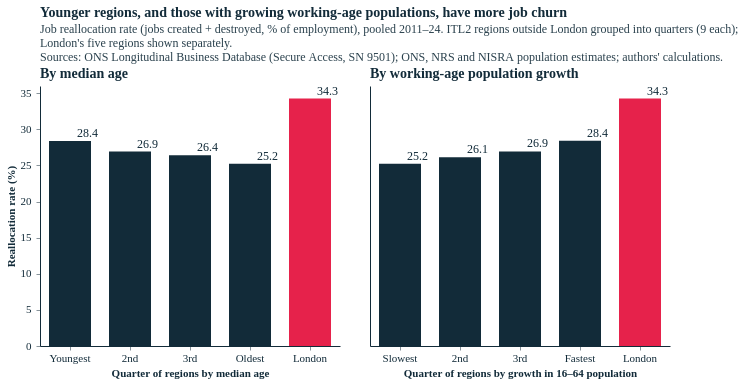

Notebook code cell kept with this figure:
### Markdown cell above
## 5. Slide charts

Three charts for a short slide sequence, kept light on method (details above):
1. **Younger regions, and those with growing working-age populations, churn more**: bars by quarter.
2. **...but age goes hand in hand with density: rural regions are older**: density vs median age, coloured by churn.
3. **Regions that aged faster tended to see bigger falls in churn**: region-level scatter, rise in median age vs % change in reallocation (2003–07 → 2020–24). Grouping into thirds hides this: the pattern is uneven, with the slow-ageing city regions falling least and the fast-ageing rural regions most. Checks (region level): slope −0.55 pp per year of age excl. London (p ≈ 0.03); stronger after controlling for starting churn; weaker without the three fastest-ageing regions.

**Combined alternative to slides 1–2:** one scatter, median age vs reallocation, coloured by density (`slide_1_2_age_density_churn`).

Groups are **quarters** (or thirds) of the non-London regions, with London shown separately; group rates come from **summed counts**.

### Code cell
# Slide 1: reallocation by median-age quarter and by working-age-growth quarter (2011-24 pooled; London separate)
SRC_S = "Sources: ONS Longitudinal Business Database (Secure Access, SN 9501); ONS, NRS and NISRA population estimates; authors' calculations."
nl = df[~LONDON(df)].copy()
def group_rate(codes):
    gg = jf[jf.year.between(*MAIN) & jf.itl2_code.isin(codes)][["total_jc", "total_jd", "emp_avg"]].sum()
    return 100 * (gg.total_jc + gg.total_jd) / gg.emp_avg

def quarter_bars(col, labels, title, xtitle):
    q = pd.qcut(nl[col], 4, labels=labels)
    rows = [{"group": "London", "rate": group_rate(df[LONDON(df)].itl2_code), "kind": "London"}]
    rows += [{"group": lab, "rate": group_rate(nl[q == lab].itl2_code), "kind": "Rest of UK"} for lab in labels]
    bd = pd.DataFrame(rows)
    order = labels + ["London"]
    base = alt.Chart(bd).encode(x=alt.X("group:N", sort=order, title=xtitle, axis=alt.Axis(labelAngle=0, labelLimit=120)),
                                y=alt.Y("rate:Q", scale=alt.Scale(domain=[0, 36]), title="Reallocation rate (%)" if col == "median_age" else None,
                                        axis=alt.Axis(labels=col == "median_age", ticks=col == "median_age")))
    return alt.layer(
        base.mark_bar(width=42).encode(color=alt.Color("kind:N", scale=alt.Scale(domain=["London", "Rest of UK"], range=[ECO["red"], ECO["blue-dark"]]), legend=None)),
        base.mark_text(dy=-8, fontSize=12, color=TXT).encode(text=alt.Text("rate:Q", format=".1f")),
    ).properties(width=300, height=260, title=alt.Title(title, fontSize=14, anchor="start"))

s1 = alt.hconcat(
    quarter_bars("median_age", ["Youngest", "2nd", "3rd", "Oldest"], "By median age", "Quarter of regions by median age"),
    quarter_bars("wa_growth", ["Slowest", "2nd", "3rd", "Fastest"], "By working-age population growth", "Quarter of regions by growth in 16–64 population"),
    spacing=30,
).properties(title=alt.Title("Younger regions, and those with growing working-age populations, have more job churn",
    subtitle=["Job reallocation rate (jobs created + destroyed, % of employment), pooled 2011–24. ITL2 regions outside London grouped into quarters (9 each);",
              "London's five regions shown separately.", SRC_S]))
styles.save(s1, str(FIG), "slide_1_age_churn_bars", width=300, height=260)
s1

### Figure 1 — Vega-Lite specification as saved in the notebook (floating-point values rounded to 4 significant figures)
{"config": {"background": "#fff", "font": "Circular Std", "text": {"color": "#122b39", "font": "Circular Std", "align": "left", "dx": 7, "dy": 0, "fontSize": 11}, "view": {"stroke": null, "continuousWidth": 350, "continuousHeight": 280, "discreteWidth": 400, "discreteHeight": 300}, "bar": {"color": "#179fdb"}, "line": {"color": "#e6224b"}, "rule": {"color": "#122b39"}, "point": {"filled": true, "size": 80, "color": "#e6224b", "opacity": 0.95}, "geoshape": {"stroke": "white", "strokeWidth": 0.3}, "axis": {"labelColor": "#122b39", "labelFontSize": 11, "labelFont": "Circular Std", "tickColor": "#122b39", "tickOpacity": 0.5, "domainColor": "#122b39", "domainOpacity": 1, "gridColor": "#122b39", "gridDash": [2, 2], "gridOpacity": 0.5, "title": null, "titleColor": "#122b39", "tickSize": 4, "grid": false, "domain": true}, "axisXDiscrete": {"grid": false, "labelAngle": 0, "tickCount": 10, "tickOpacity": 0.5, "title": null}, "axisYDiscrete": {"ticks": false, "labelPadding": 5, "grid": false}, "axisXTemporal": {"grid": false, "ticks": true}, "axisXQuantitative": {"grid": false}, "axisYQuantitative": {"gridColor": "#122b39", "gridDash": [1, 5], "gridOpacity": 0.5, "ticks": false, "labelPadding": 5, "tickCount": 8, "grid": false}, "title": {"color": "#122b39", "subtitleColor": "#122b39E6", "font": "Circular Std", "subtitleFont": "Circular Std", "anchor": "start", "frame": "group", "fontSize": 14, "subtitleFontSize": 12, "subtitlePadding": 4, "offset": 0}, "legend": {"titleColor": "#122b39", "labelColor": "#122b39"}}, "hconcat": [{"layer": [{"mark": {"type": "bar", "width": 42}, "encoding": {"color": {"field": "kind", "legend": null, "scale": {"domain": ["London", "Rest of UK"], "range": ["#e6224b", "#122b39"]}, "type": "nominal"}, "x": {"axis": {"labelAngle": 0, "labelLimit": 120}, "field": "group", "sort": ["Youngest", "2nd", "3rd", "Oldest", "London"], "title": "Quarter of regions by median age", "type": "nominal"}, "y": {"axis": {"labels": true, "ticks": true}, "field": "rate", "scale": {"domain": [0, 36]}, "title": "Reallocation rate (%)", "type": "quantitative"}}}, {"mark": {"type": "text", "color": "#122b39", "dy": -8, "fontSize": 12}, "encoding": {"text": {"field": "rate", "format": ".1f", "type": "quantitative"}, "x": {"axis": {"labelAngle": 0, "labelLimit": 120}, "field": "group", "sort": ["Youngest", "2nd", "3rd", "Oldest", "London"], "title": "Quarter of regions by median age", "type": "nominal"}, "y": {"axis": {"labels": true, "ticks": true}, "field": "rate", "scale": {"domain": [0, 36]}, "title": "Reallocation rate (%)", "type": "quantitative"}}}], "data": {"name": "data-b09850165fef82a751efacd7bd3b7860"}, "height": 260, "title": {"text": "By median age", "anchor": "start", "fontSize": 14}, "width": 300}, {"layer": [{"mark": {"type": "bar", "width": 42}, "encoding": {"color": {"field": "kind", "legend": null, "scale": {"domain": ["London", "Rest of UK"], "range": ["#e6224b", "#122b39"]}, "type": "nominal"}, "x": {"axis": {"labelAngle": 0, "labelLimit": 120}, "field": "group", "sort": ["Slowest", "2nd", "3rd", "Fastest", "London"], "title": "Quarter of regions by growth in 16–64 population", "type": "nominal"}, "y": {"axis": {"labels": false, "ticks": false}, "field": "rate", "scale": {"domain": [0, 36]}, "title": null, "type": "quantitative"}}}, {"mark": {"type": "text", "color": "#122b39", "dy": -8, "fontSize": 12}, "encoding": {"text": {"field": "rate", "format": ".1f", "type": "quantitative"}, "x": {"axis": {"labelAngle": 0, "labelLimit": 120}, "field": "group", "sort": ["Slowest", "2nd", "3rd", "Fastest", "London"], "title": "Quarter of regions by growth in 16–64 population", "type": "nominal"}, "y": {"axis": {"labels": false, "ticks": false}, "field": "rate", "scale": {"domain": [0, 36]}, "title": null, "type": "quantitative"}}}], "data": {"name": "data-d8fab159250bbc05a3987733d6dcfb18"}, "height": 260, "title": {"text": "By working-age population growth", "anchor": "start", "fontSize": 14}, "width": 300}], "spacing": 30, "title": {"text": "Younger regions, and those with growing working-age populations, have more job churn", "subtitle": ["Job reallocation rate (jobs created + destroyed, % of employment), pooled 2011–24. ITL2 regions outside London grouped into quarters (9 each);", "London's five regions shown separately.", "Sources: ONS Longitudinal Business Database (Secure Access, SN 9501); ONS, NRS and NISRA population estimates; authors' calculations."]}, "$schema": "https://vega.github.io/schema/vega-lite/v5.20.1.json", "datasets": {"data-b09850165fef82a751efacd7bd3b7860": [{"group": "London", "rate": 34.26, "kind": "London"}, {"group": "Youngest", "rate": 28.39, "kind": "Rest of UK"}, {"group": "2nd", "rate": 26.92, "kind": "Rest of UK"}, {"group": "3rd", "rate": 26.4, "kind": "Rest of UK"}, {"group": "Oldest", "rate": 25.23, "kind": "Rest of UK"}], "data-d8fab159250bbc05a3987733d6dcfb18": [{"group": "London", "rate": 34.26, "kind": "London"}, {"group": "Slowest", "rate": 25.24, "kind": "Rest of UK"}, {"group": "2nd", "rate": 26.14, "kind": "Rest of UK"}, {"group": "3rd", "rate": 26.93, "kind": "Rest of UK"}, {"group": "Fastest", "rate": 28.43, "kind": "Rest of UK"}]}}
